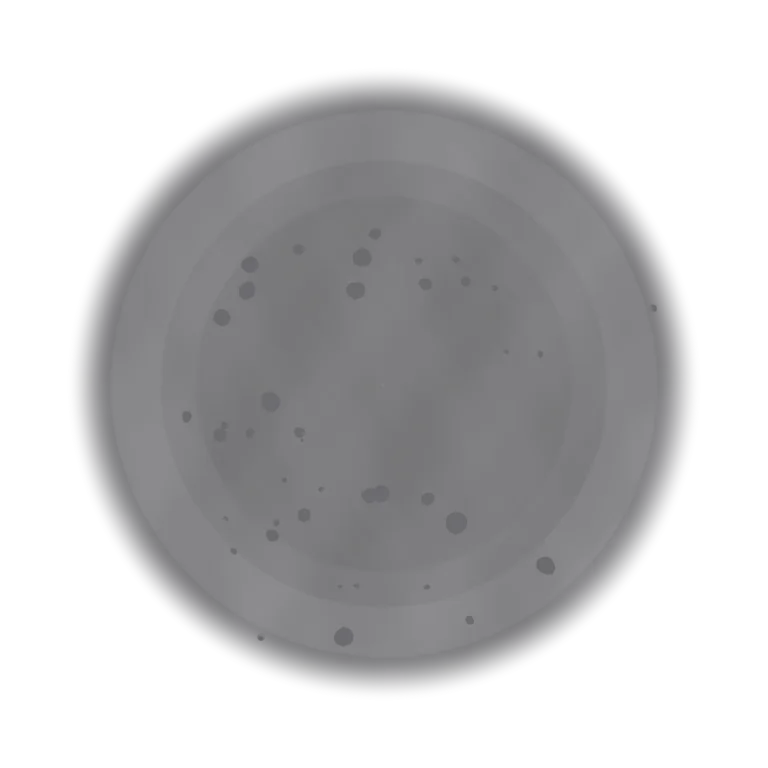
#> input picture art/landmarks/lm-crater.webp, 768 x 768 px, given in place of hull.beauty.png, which was not available
$ python install_landmarks.py
#> lines starting #> are read from the running program, lines starting #| are printed output that depends on the picture
"""Writes the atlas landmarks' art (b/landmark.js) into the game's art folder as WebP, from the renders
tools/render_landmarks.sh makes. Run from renderer/:
    python3 tools/install_landmarks.py [<game>/art]            install (and print LANDMARK_ART for the manifest)
    python3 tools/install_landmarks.py --sheet <out.png>        a review sheet of the day and night renders

  landmarks/<key>.webp            the day art (every key starts lm-: it loads only in a battle with a landmark)
  tod/<time>/landmarks/<key>.webp the standing pieces re-lit for morning, evening and night
  landmarks/lm-spire-glow.webp, lm-sign-glow.webp   the night glow alone (the game adds it, breathing or flickering)

Each render is bloomed from its glow pass and taken down 2x (as compose.py does, at any size).
"""
import json
import os
import sys
import numpy as np
from PIL import Image, ImageFilter

ROOT = os.path.dirname(os.path.dirname(os.path.abspath(__file__)))
OUT = os.path.join(ROOT, 'out', 'landmarks')
# key: (render name, standing: re-lit for each time of day)
PIECES = {
    'lm-hull': ('hull', True), 'lm-spire': ('spire', True), 'lm-pillar-1': ('pillar-1', True), 'lm-pillar-2': ('pillar-2', True),
    'lm-pillar-3': ('pillar-3', True), 'lm-falls': ('falls', True), 'lm-geyser': ('geyser', True), 'lm-house-1': ('house-1', True),
    'lm-house-2': ('house-2', True), 'lm-house-3': ('house-3', True), 'lm-sign': ('sign', True), 'lm-shaft': ('shaft', True),
    'lm-wreck-kestrel': ('wreck-kestrel', True), 'lm-wreck-survey': ('wreck-survey', True), 'lm-wreck-halvard': ('wreck-halvard', True),
    'lm-town': ('town', False), 'lm-town-s': ('town-s', False), 'lm-lake': ('lake', False), 'lm-crater': ('crater', False),
}
GLOWS = {'lm-spire-glow': 'spire', 'lm-sign-glow': 'sign'}


def load(p): return np.asarray(Image.open(p).convert('RGBA')).astype(np.float32) / 255


def compose(d, n, glow_only=False):
    b = load(f'{d}/{n}.beauty.png'); g = load(f'{d}/{n}.glow.png')
#> call 2 of load, with p = 'renderer/out/landmarks/day/hull.glow.png'
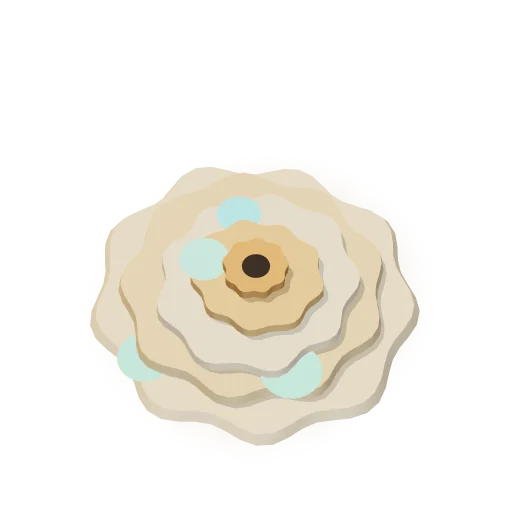
#> input picture art/landmarks/lm-geyser.webp, 512 x 512 px, given in place of hull.glow.png, which was not available
    a = b[..., 3:4]; prem = b[..., :3] * a
#> after `a = b[..., 3:4]`:
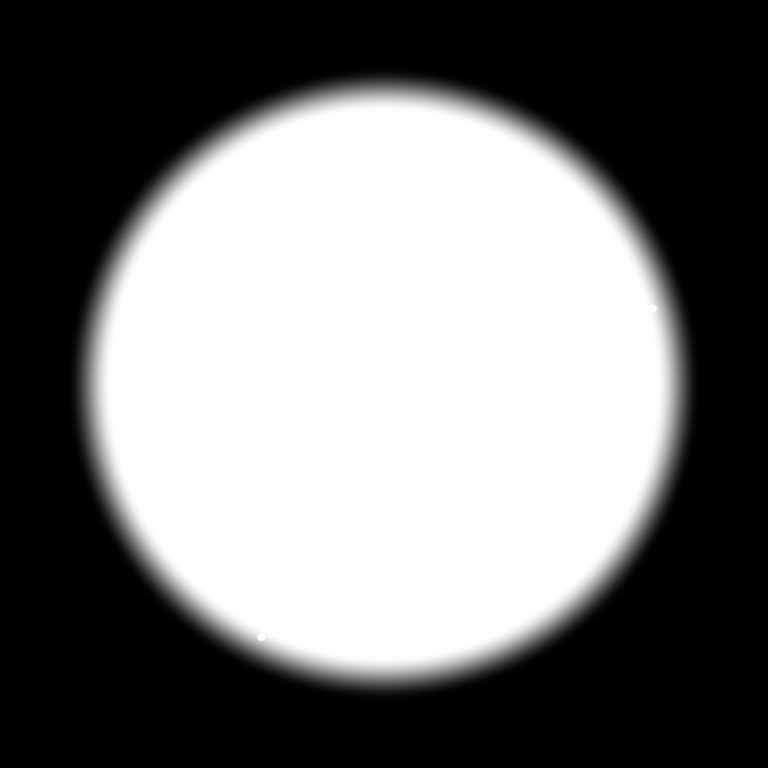
#> a: shape (768, 768, 1) float32; min 0, max 1, mean 0.463
#> after `prem = b[..., :3] * a`:
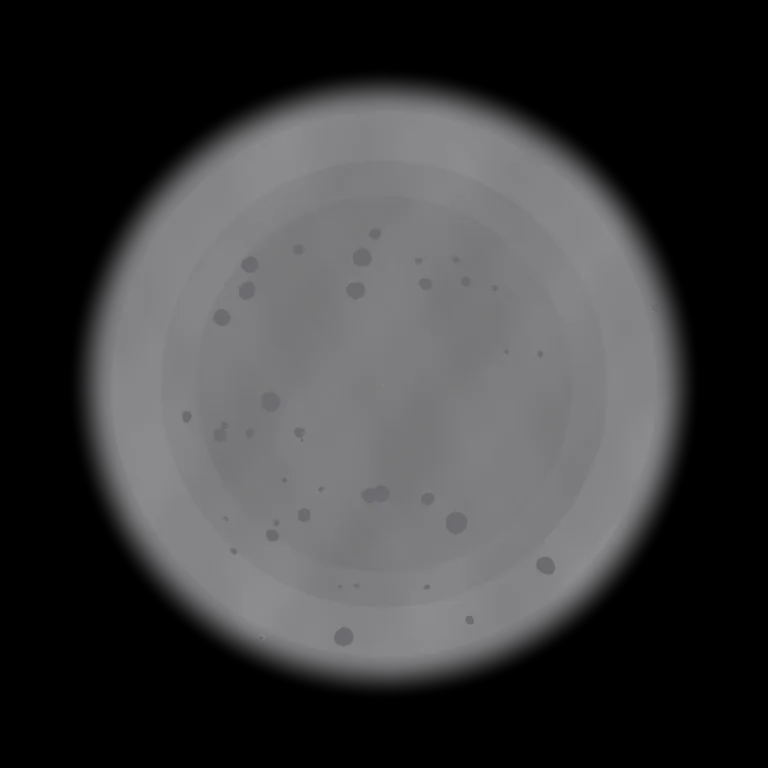
#> prem: shape (768, 768, 3) float32; mean R, G, B 0.232, 0.231, 0.236
    gl = g[..., :3] * g[..., 3:4]
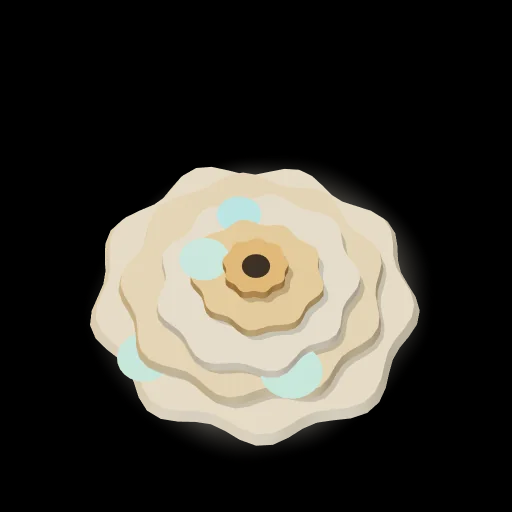
#> gl: shape (512, 512, 3) float32; mean R, G, B 0.225, 0.214, 0.188
    gimg = Image.fromarray((gl * 255).astype(np.uint8))
    s = b.shape[0] / 1024
#> s = 0.75
    b1 = np.asarray(gimg.filter(ImageFilter.GaussianBlur(7 * s))).astype(np.float32) / 255
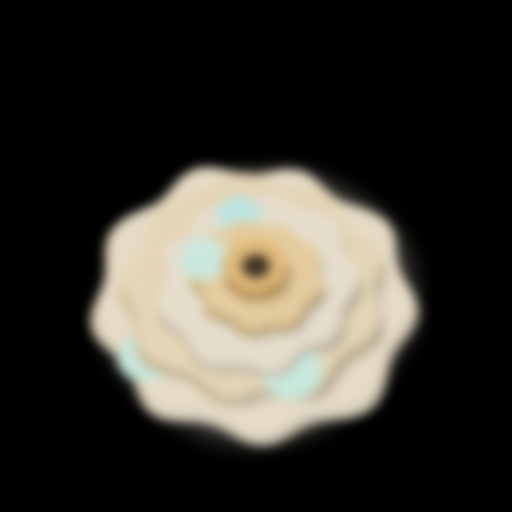
#> b1: shape (512, 512, 3) float32; mean R, G, B 0.225, 0.214, 0.188
    b2 = np.asarray(gimg.filter(ImageFilter.GaussianBlur(22 * s))).astype(np.float32) / 255
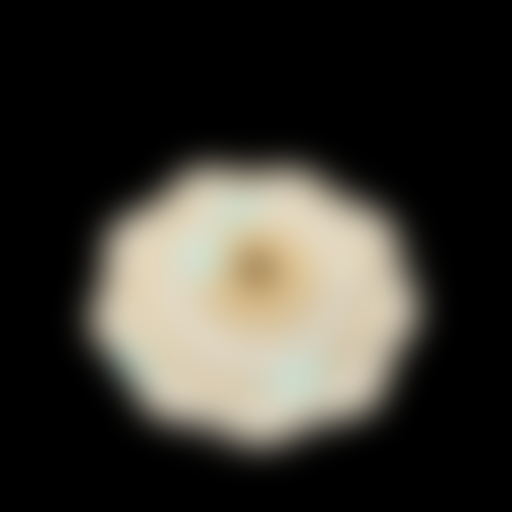
#> b2: shape (512, 512, 3) float32; mean R, G, B 0.225, 0.214, 0.187
    add = 0.9 * b1 + 1.1 * b2
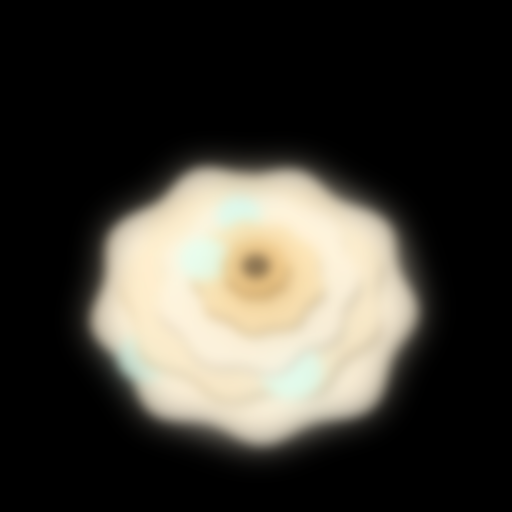
#> add: shape (512, 512, 3) float32; mean R, G, B 0.449, 0.428, 0.375; drawn with min black and max white
    if glow_only: prem, a = add, add.max(axis=2, keepdims=True)
    else:
#> (the run stopped early here; a loop or call above may not have finished)
